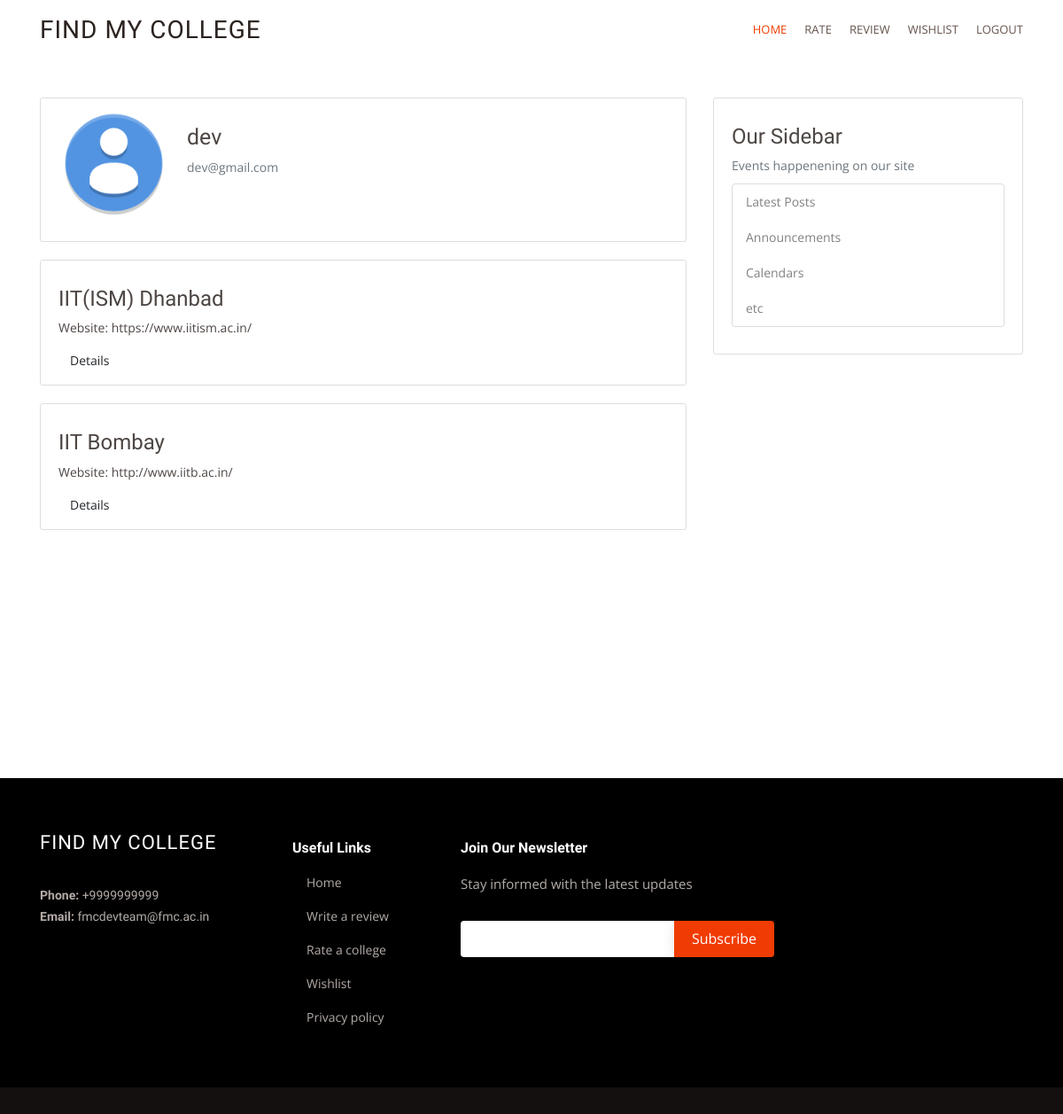
/profile/ (signed in), run on the app's committed database.
### users/models.py (models this page shows, shortened)
class Profile(models.Model):
    user = models.OneToOneField(User, on_delete=models.CASCADE)
    image=models.ImageField(default='default.png', upload_to='profile_pics')

### college/models.py (models this page shows, shortened)
class College(models.Model):
    name=models.CharField(max_length=300)
    discription=models.TextField()
    rank=models.IntegerField()
    image = models.ImageField(upload_to='college_pics')
    website=models.URLField()
    address=models.CharField(max_length=400)
    is_in_wishlist=models.BooleanField(default=False)
    how_to_get_in=models.CharField(max_length=400)

### users/views.py (the view)
# urls.py: path('profile/', user_views.profile, name='profile')
@login_required
def profile(request):
    context={
        'colleges' : request.user.wishlist.college.all()
    }
    return render(request, 'users/profile.html', context)

### users/templates/users/profile.html
{% extends 'college/base.html' %}
{% block content %}
<div class="content-section">
    <div class="media">
      <img class="rounded-circle account-img" src="{{user.profile.image.url}}">
      <div class="media-body">
        <h1 class="account-heading">{{user.username}}</h1>
        <p class="text-secondary">{{user.email}}</p>
      </div>
    </div>
</div>
  {% for college in colleges %}
  <div class="content-section">
    <h3>{{college.name}}</h3>
    <p>Website: {{ college.website }}</p>
    <button class="btn btn-outline success" href="{% url 'college-detail' college.id %}">Details</button>
  </div>
  {% endfor %}
  <br>
  <br>
  <br>
  <br>
  <br>
  <br>
  <br>
  <br>
  <br>
  <br>
  <br>
  <br>
  <br>
{% endblock content %}

### college/static/college/main.css (style rules this page uses)
body { background: #fafafa; color: #333333; margin-top: 5rem; }
h1, h2, h3, h4, h5, h6 { color: #444444; }
.content-section { background: #ffffff; padding: 10px 20px; border: 1px solid #dddddd; border-radius: 3px; margin-bottom: 20px; }
.account-img { height: 125px; width: 125px; margin-right: 20px; margin-bottom: 16px; }
.account-heading { font-size: 2.5rem; }

### college/static/assets/css/style.css (style rules this page uses)
body { font-family: "Open Sans", sans-serif; color: #4d4643; }
h1, h2, h3, h4, h5, h6 { font-family: "Muli", sans-serif; }

### data on the page
College: name "IIT(ISM) Dhanbad", website "https://www.iitism.ac.in/"
College: name "IIT Bombay", website "http://www.iitb.ac.in/"

### other printed values
{{ user.username }} "dev"
{{ user.email }} "dev@gmail.com"
